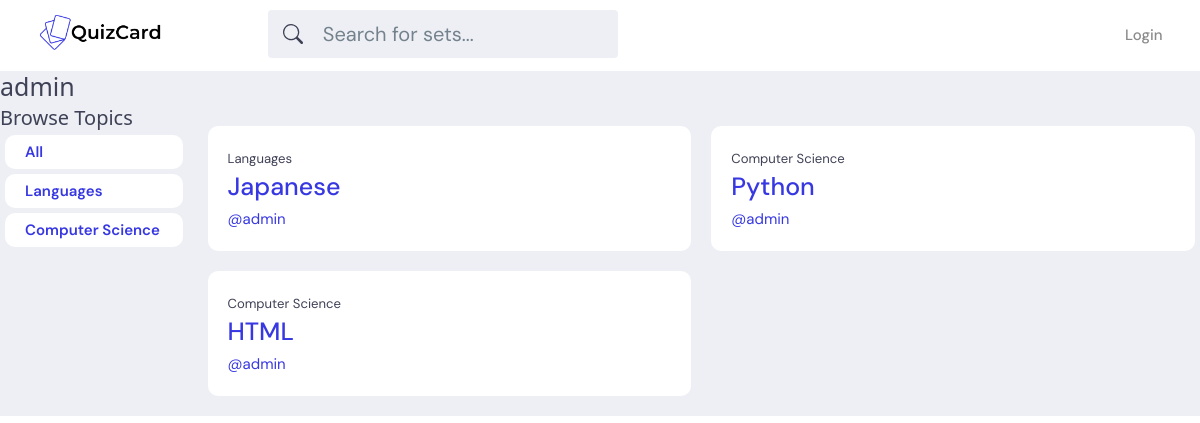
The app's page /profile/1/, older data.
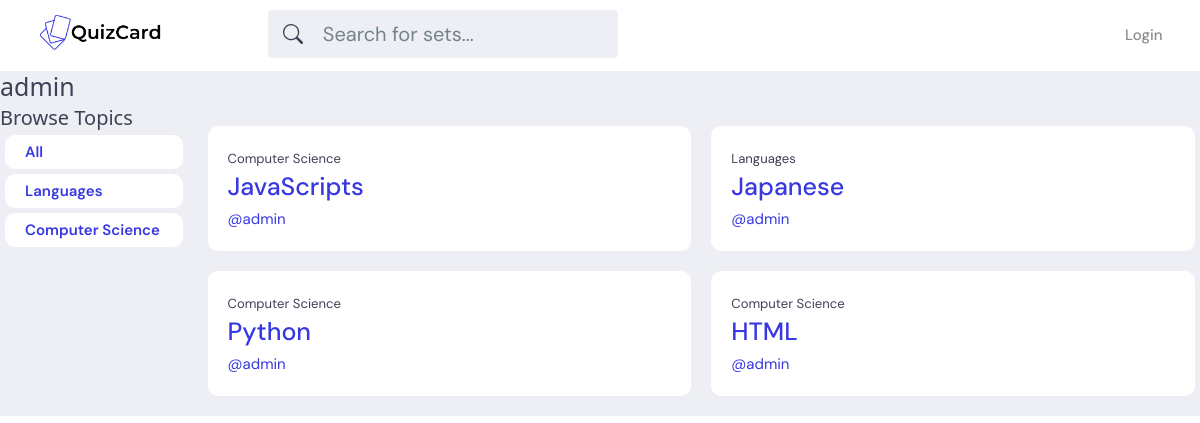
The same page, newer data.
### base/models.py (models this page shows, shortened)
class Topic(models.Model):
    name = models.CharField(max_length=200)

class Set(models.Model):
    user = models.ForeignKey(User, on_delete=models.SET_NULL, null=True)
    topic = models.ForeignKey(Topic, on_delete=models.SET_NULL, null=True)
    name = models.CharField(max_length=200)
    updated = models.DateTimeField(auto_now=True)
    created = models.DateTimeField(auto_now_add=True)
    class Meta:
        ordering = ['-updated', '-created']

### base/views.py (the view)
# urls.py: path('profile/<str:pk>/', views.userProfile, name="user-profile"),
def userProfile(request, pk):
    user = User.objects.get(id=pk)
    sets = user.set_set.all()
    topics = Topic.objects.all()
    context = {'user':user, 'sets':sets, 'topics':topics}
    return render(request, 'base/profile.html', context)

### base/templates/base/profile.html
{% extends 'main.html' %}
{% block content %}
<h1>{{user.username}}</h1>
<div class="row">
    <div class="col-2">
        {% include 'base/topics_bar.html' %}
    </div>
    <div class="set-container col-10" >
        {% include 'base/feed.html' %}
    </div>
</div>
{% endblock content %}

### templates/main.html (shortened to what this page needs)
<!DOCTYPE html>
{% load static %}
<html lang="en">
<head>
    <link rel='stylesheet' type='text/css' href="{% static 'styles/pico.css' %}">
    <link rel='stylesheet' type='text/css' href="{% static 'styles/bootstrap.min.css' %}">
    <link rel='stylesheet' type='text/css' href="{% static 'styles/styles.css' %}">
</head>
<body>
    {% include 'navbar.html' %}
    {% block content %}
    {% endblock content %}
</body>
</html>

### templates/navbar.html (shortened to what this page needs)
{% load static %}
<header class="header header--loggedIn">
    <div class="container">
        <a href="{% url 'home' %}" class="header__logo">
            <img src="{% static 'assets/logo.png' %}" />
        </a>
        <form class="header__search" method="GET" action="{% url 'home' %}" >
            <label>
            <input type="text" name="q" placeholder="Search for sets..." />
            </label>
        </form>
        <nav class="header__menu">
            {% if request.user.is_authenticated %}
            <div class="header__user">
                <a href="{% url 'user-profile' request.user.id %}"><span>@{{request.user.username}}</span></a>
                <a href="{% url 'logout' %}" >Logout</a>
            {% else %}
                <a href="{% url 'login' %}" >Login</a>
            </div>
            {% endif %}
</header>

### base/templates/base/topics_bar.html
<h2>Browse Topics</h2>
<div class="topic-box fw-semibold">
    <a href="{% url 'home' %}">All</a>
</div>
{% for topic in topics %}
<div class="topic-box fw-semibold">
    <a href="{% url 'home' %}?q={{topic.name}}">{{topic.name}}</a>
</div>
{% endfor %}

### base/templates/base/feed.html (shortened to what this page needs)
<div class="row">
    {% for set in sets %}
        <div class="set-container col-6">
            <div class="set-box">
                <small>{{set.topic.name}}</small>
                <h1><a href="{% url 'set' set.id %}">{{set.name}}</a></h1>
                <a href="{% url 'user-profile' set.user.id %}">@{{set.user.username}}</a>
            </div>
        </div>
    {% endfor %}
</div>

### static/styles/styles.css (style rules this page uses)
:root { --color-main: #3738e2; --color-main-light: #0087FF; --color-dark: #3f4156; --color-dark-medium: #51546e; --color-dark-light: #696d97; --color-light: #fff; --color-gray: #8b8b8b; --color-light-gray: #b2bdbd; --color-bg: #edeff4; --color-success: #5dd693; --color-error: #fc4b0b; }
* { font-family: "DM Sans", -apple-system, BlinkMacSystemFont, "Segoe UI", Roboto, Oxygen, Ubuntu, Cantarell, "Open Sans", "Helvetica Neue", sans-serif; margin: 0; padding: 0; box-sizing: border-box; text-rendering: optimizeLegibility; font-size: inherit; }
html { font-size: 56.25%; }
@media only screen and (min-width: 1200px) { html { font-size: 62.5%; } }
body { line-height: 1.6; font-weight: 400; font-size: 1.5rem; color: var(--color-dark); background-color: var(--color-bg); }
img { width: 100%; }
a { display: inline-block; color: var(--color-main); text-decoration: none; }
input:not([type=checkbox],[type=radio]),select,textarea { width: max-content; }
.header { padding: 1rem; background-color: var(--color-light); }
.header > .container { display: flex; gap: 9.5rem; }
.header__logo, .header__user { display: flex; gap: 2rem; align-items: center; }
.header__logo > img { height: 40px; width: auto; }
.header__search > label { background-color: var(--color-bg); padding: 0.8rem 0.5rem; display: flex; align-items: center; gap: 1rem; border-radius: 4px; }
.header__search svg { fill: var(--color-dark); width: 2rem; height: 2rem; margin-left: 1rem; }
.header__search input { width: 30rem; background: transparent; border: none; outline: none; color: var(--color-dark); }
.header__menu { margin-left: auto; position: relative; }
.header__menu a { display: flex; gap: 1.5rem; align-items: center; font-weight: 500; text-decoration: none; color: var(--color-gray); }
.set-container { min-height: 10.5rem; padding: 1rem; box-sizing: border-box }
.set-box { border-radius: 1rem; padding: 2rem; background-color: #fff; }
.topic-box { border-radius: 1rem; padding: 0.5rem 2rem 0.5rem 2rem; margin: 0.5rem; background-color: #fff; }

Row changes from the older to the newer data that the page shows:
added Set: topic.name "Computer Science", name "JavaScripts", user.username "admin"
